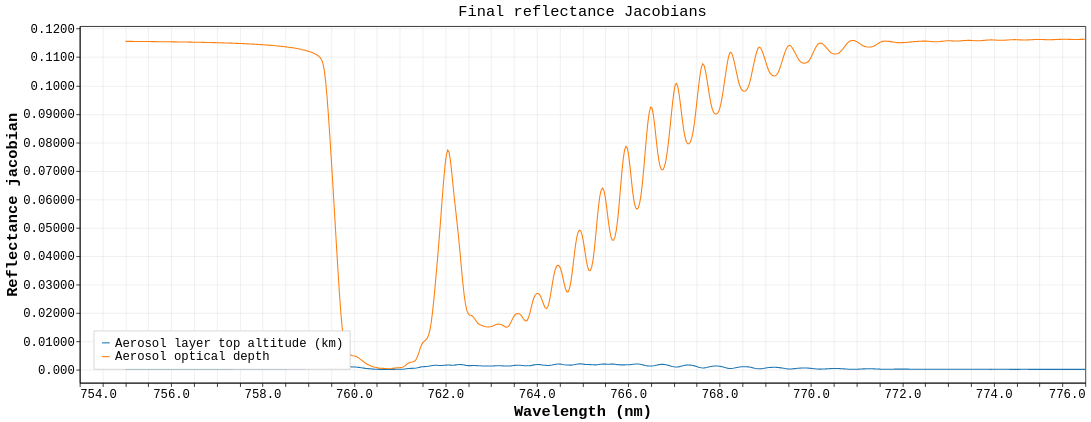

Notebook cell for this chart:
### Markdown cell above
## Final Reflectance Jacobians

### Code cell
result.plot.jacobian()

### Figure 1 — Vega-Lite specification as saved in the notebook (floating-point values rounded to 4 significant figures; data arrays with more than 128 entries replaced by an {"elided": "..."} marker saying what was removed)
{"config": {"background": "white", "view": {"stroke": "black", "continuousWidth": 1311, "continuousHeight": 465}, "axis": {"domain": true, "domainColor": "black", "grid": true, "gridColor": "#b0b0b0", "gridOpacity": 0.25, "labelColor": "black", "labelFont": "Menlo, Monaco, Consolas, Liberation Mono, DejaVu Sans Mono, monospace", "labelFontSize": 16, "tickColor": "black", "titleColor": "black", "titleFont": "Menlo, Monaco, Consolas, Liberation Mono, DejaVu Sans Mono, monospace", "titleFontSize": 20}, "legend": {"labelColor": "black", "labelFont": "Menlo, Monaco, Consolas, Liberation Mono, DejaVu Sans Mono, monospace", "labelFontSize": 16, "labelLimit": 320, "orient": "bottom-left", "fillColor": "white", "strokeColor": "#cccccc", "padding": 8, "titleColor": "black", "titleFont": "Menlo, Monaco, Consolas, Liberation Mono, DejaVu Sans Mono, monospace", "titleFontSize": 16}, "line": {"strokeWidth": 1.4}, "point": {"size": 28}, "range": {"category": ["#1f77b4", "#ff7f0e", "#d62728"]}, "title": {"color": "black", "font": "Menlo, Monaco, Consolas, Liberation Mono, DejaVu Sans Mono, monospace", "fontSize": 20, "fontWeight": "normal", "anchor": "middle"}}, "data": {"name": "data-b7528a34a29899a28a4177a2e656cdb1"}, "mark": {"type": "line"}, "encoding": {"color": {"field": "state", "title": null, "type": "nominal"}, "tooltip": [{"field": "wavelength_nm", "format": ".4f", "title": "Wavelength (nm)", "type": "quantitative"}, {"field": "state", "title": "State", "type": "nominal"}, {"field": "reflectance_jacobian", "format": ".8g", "title": "Reflectance jacobian", "type": "quantitative"}], "x": {"field": "wavelength_nm", "scale": {"zero": false}, "title": "Wavelength (nm)", "type": "quantitative"}, "y": {"axis": {"format": ".4g"}, "field": "reflectance_jacobian", "scale": {"domain": [-0.004508, 0.1209], "zero": false}, "title": "Reflectance jacobian", "type": "quantitative"}}, "height": 465, "title": "Final reflectance Jacobians", "width": 1311, "$schema": "https://vega.github.io/schema/vega-lite/v6.4.1.json", "datasets": {"data-b7528a34a29899a28a4177a2e656cdb1": {"elided": "1402 records"}}}
